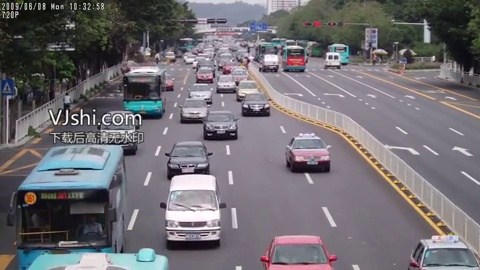
#> input picture lane/img.jpg, 480 x 270 px, given in place of video.mp4, which was not available
$ python line.py
#> lines starting #> are read from the running program, lines starting #| are printed output that depends on the picture; pictures that were not available may be replaced by others from this repository, and a replacement may not be noted
# 何哲超 2020/5/20
import cv2 as cv
import numpy as np

video = cv.VideoCapture('G:\python project\image processing\\video.mp4')  # 参数0表示摄像头
mog = cv.createBackgroundSubtractorMOG2(detectShadows=True)
kernel = cv.getStructuringElement(cv.MORPH_ELLIPSE, (3, 3))  # 开闭操作核

all_bg = []
c = 1  # 用于计时
while True:
    ret, img = video.read()
#> img is the input picture: shape (270, 480, 3); mean B, G, R 114.3, 109.1, 112.7
    if ret is True:
        img_fin = img  # 停止捕获前的一帧
        gray = cv.cvtColor(img, cv.COLOR_BGR2GRAY)  # 灰度化
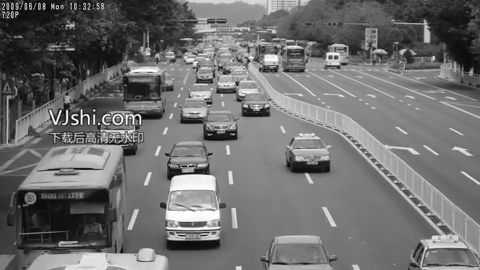
#> gray: shape (270, 480); min 0, max 255, mean 110.8
        blur = cv.GaussianBlur(gray, (3, 3), 0)  # 高斯模糊
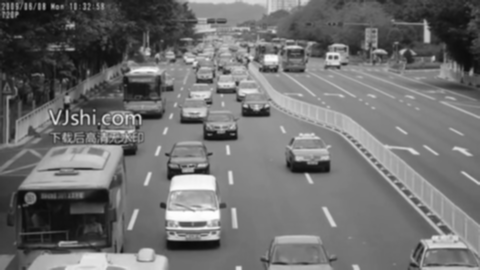
#> blur: shape (270, 480); min 9, max 254, mean 110.8
        clahe = cv.createCLAHE(clipLimit=2.0, tileGridSize=(8, 8))  # 直方图均衡化
        clahe_eql = clahe.apply(blur)
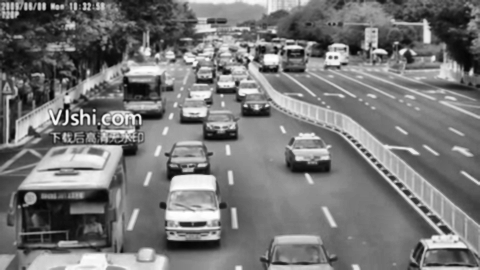
#> clahe_eql: shape (270, 480); min 4, max 255, mean 118.9
        fg = mog.apply(clahe_eql)  # 混合高斯模型获得前景
#> fg: shape (270, 480); every value is 127
        ret, binary = cv.threshold(fg, 210, 255, cv.THRESH_BINARY)  # 提取运动物体以及阴影
#> binary: shape (270, 480); every value is 0

        if c == 1200:
            cv.imwrite('G:\python project\image processing\lane\\fg2.jpg', binary)

        binary = cv.morphologyEx(binary, cv.MORPH_OPEN, kernel)  # 开操作去噪
        bg = mog.getBackgroundImage()

        if c % 50 == 0:  # 每隔50帧进行存储操作
            if len(all_bg) == 30:  # 每次对30张图进行处理
                del all_bg[0]
            all_bg.append(bg)
        c = c + 1

        cv.imshow('bg', bg)
        cv.imshow('thresh', binary)
        if cv.waitKey(1) & 0xFF == ord('q'):  # 按'q'健退出循环
#> (key q is pressed here)
            break
    else:
        break
video.release()  # 结束捕获

cv.destroyAllWindows()

bg_fin = np.median(all_bg, axis=0)  # 中位值法
cv.imwrite('G:\python project\image processing\lane\\bg_fin.jpg', bg_fin)
bg_fin = cv.imread('G:\python project\image processing\lane\\bg_fin.jpg')
#> bg_fin = [[0, 0, 0], [0, 0, 0], [0, 0, 0], [0, 0, 0]]
bg_fin = cv.cvtColor(bg_fin, cv.COLOR_BGR2GRAY)
#> bg_fin = [0, 0, 0, 0]

bg_fin_copy1 = bg_fin.copy()  # 获取多边形ROI。最后bg_fin上有圆圈，bg_fin_copy1有黑块，bg_fin_copy2正常
#> bg_fin_copy1 = [0, 0, 0, 0]
bg_fin_copy2 = bg_fin.copy()
#> bg_fin_copy2 = [0, 0, 0, 0]
bg_fin_copy3 = bg_fin.copy()  # 用于获取单一车道图像
#> bg_fin_copy3 = [0, 0, 0, 0]
points = []


def draw_roi(event, x, y, flags, param):
    if event == cv.EVENT_LBUTTONDOWN:  # 左键点击，选择点
        cv.circle(bg_fin, (x, y), 10, (0, 0, 255), 2)
        points.append((x, y))


cv.imshow('image', bg_fin)
cv.setMouseCallback('image', draw_roi)

while 1:
    cv.imshow('image', bg_fin)
    if cv.waitKey(1) & 0xFF == ord('q'):  # 按'q'健退出循环
#> (key q is pressed here)
        break
cv.destroyAllWindows()

points = np.array(points, np.int32)
points = points.reshape((-1, 1, 2))
#> (the run stopped early here; a loop or call above may not have finished)

$ run again, on lane/arrow.jpg
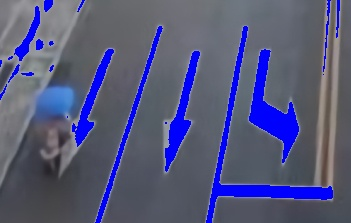
#> input picture lane/arrow.jpg, 351 x 223 px, given in place of video.mp4, which was not available
#> img is the input picture: shape (223, 351, 3); mean B, G, R 123.6, 88.2, 85.6
#> `blur = cv.GaussianBlur(gray, (3, 3), 0)`:
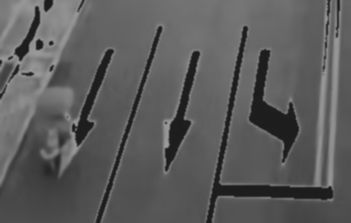
#> blur: shape (223, 351); min 28, max 155, mean 91.5
#> `clahe_eql = clahe.apply(blur)`:
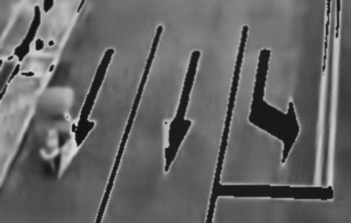
#> clahe_eql: shape (223, 351); min 15, max 221, mean 101.2
#> fg: shape (223, 351); every value is 127
#> binary: shape (223, 351); every value is 0
#> `bg_fin = cv.imread('G:\python project\image processing\lane\\bg_fin.jp..`: bg_fin = [[0, 0, 0], [0, 0, 0], [0, 0, 0], [0, 0, 0]]
#> `bg_fin = cv.cvtColor(bg_fin, cv.COLOR_BGR2GRAY)`: bg_fin = [0, 0, 0, 0]

$ run again, on lane/bg.jpg
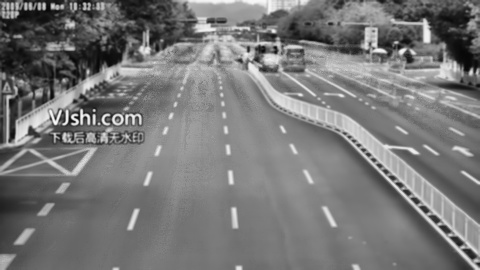
#> input picture lane/bg.jpg, 480 x 270 px, given in place of video.mp4, which was not available
#> img is the input picture: shape (270, 480, 3); min 5, max 252, mean 119.7
#> `clahe_eql = clahe.apply(blur)`:
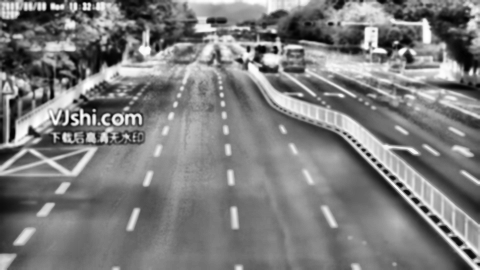
#> clahe_eql: shape (270, 480); min 1, max 255, mean 125.2
#> fg: shape (270, 480); every value is 127
#> binary: shape (270, 480); every value is 0
#> `bg_fin = cv.imread('G:\python project\image processing\lane\\bg_fin.jp..`: bg_fin = [[0, 0, 0], [0, 0, 0], [0, 0, 0], [0, 0, 0]]
#> `bg_fin = cv.cvtColor(bg_fin, cv.COLOR_BGR2GRAY)`: bg_fin = [0, 0, 0, 0]
